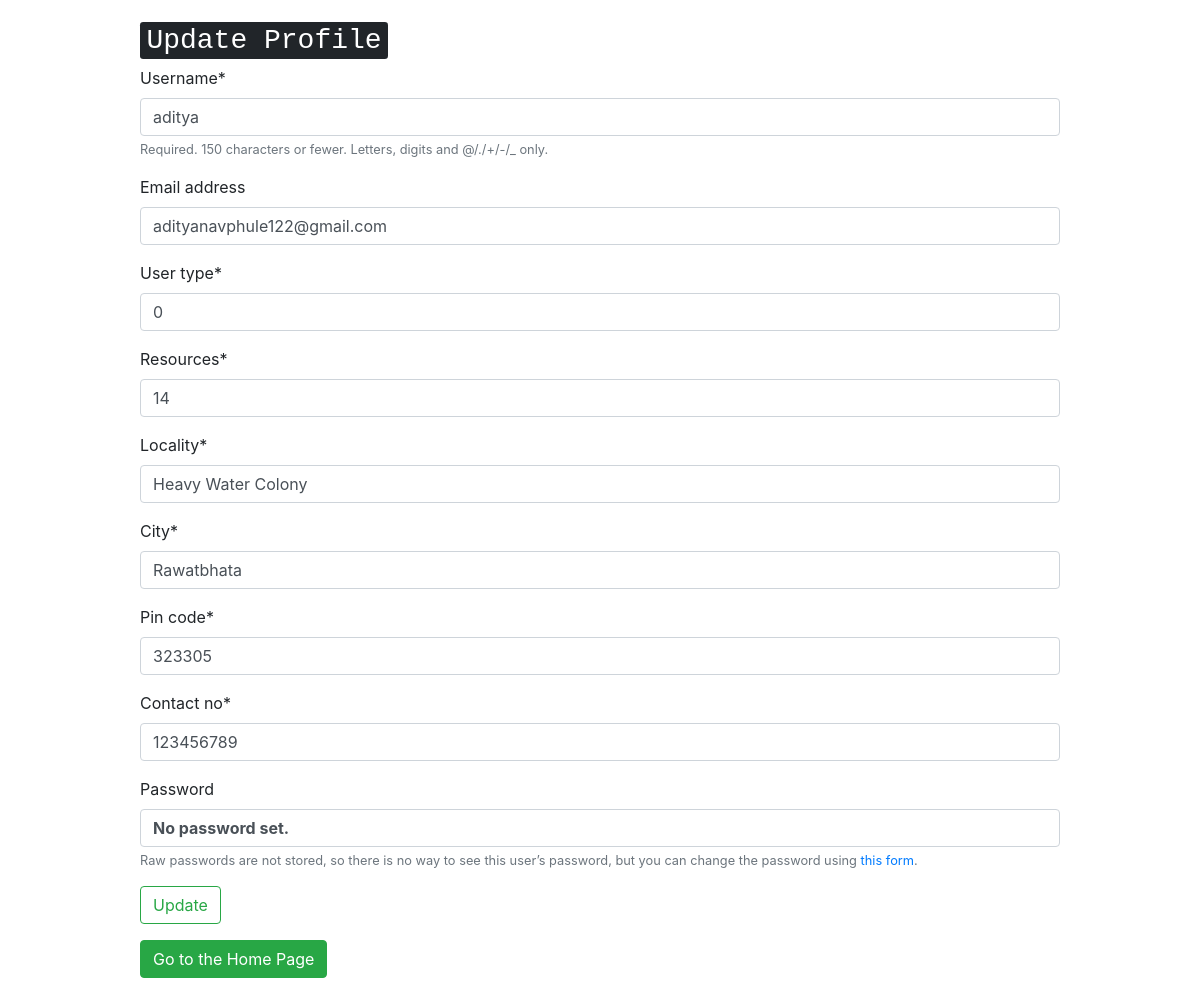
The page /users/edit/ (signed in) on the database as committed earlier.
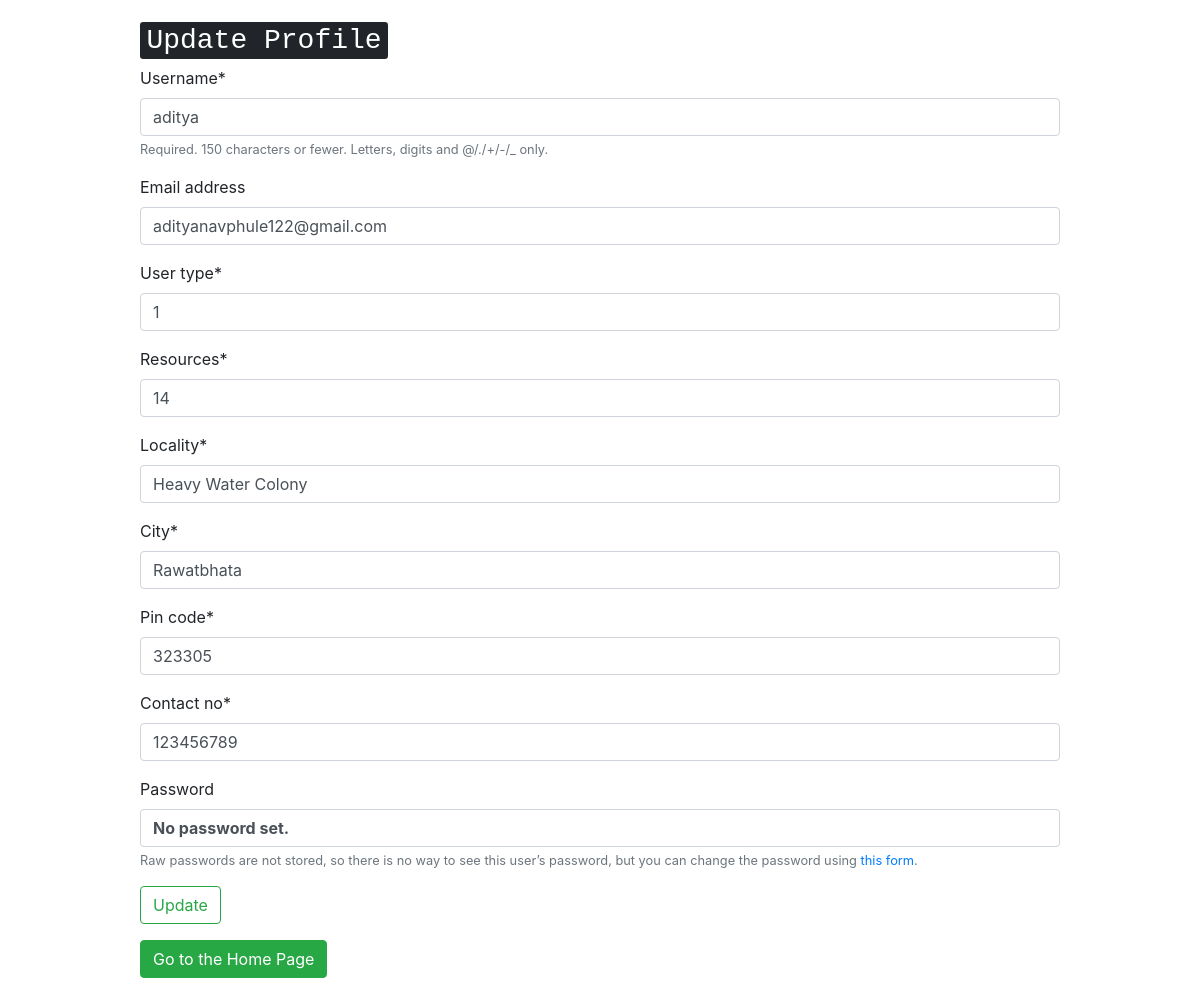
The same page on the database as committed later.
### customUser/models.py (models this page shows, shortened)
class CustomUser(AbstractUser):
    pin_code = models.IntegerField(null = True)
    contact_no = models.IntegerField(null = True)
    resources = models.IntegerField(null = True) # no. of persons avability/requirement
    locality = models.CharField(max_length = 100)
    city = models.CharField(max_length = 50)
    """CHOICES=[('0','Donor'),
                     ('1','Reciever')]"""
    user_type = models.IntegerField(null = True) # 0 - Donor 1 - Reciever

### customUser/views.py (the view)
# urls.py: path('edit/', views.edit_profile, name = 'edit_profile'),
@login_required(login_url="/users/login")
def edit_profile(request):
	if request.method == "POST":
		form = CustomUserChangeForm(request.POST, instance = request.user)
		if form.is_valid():
			form.save()
			return redirect('home')
		else:
			return HttpResponse('something is not right! (look again at the code)')
	elif request.method == "GET":
		form = CustomUserChangeForm(instance = request.user)
		context = {'form' : form }
		return render(request, 'edit_form.html', context)

### customUser/forms.py
class CustomUserChangeForm(UserChangeForm):
    class Meta:
        model = CustomUser
        fields = ('username', 'email', 'user_type', 'resources', 'locality', 'city', 'pin_code', 'contact_no')

### templates/edit_form.html (shortened to what this page needs)
{% extends 'base.html' %}
{% load static %}
{% load crispy_forms_tags %}
{% block content %}
<h2> <kbd> Update Profile </kbd> </h2>
<form method = "post">
	{{ form | crispy }}
	<button type = "submit" class = "btn btn-outline-success"> Update </button>
</form>
<form method = "post" action = "{% url 'homePage' %}">
		<button type = "submit" class = "btn btn-success"> Go to the Home Page </button>
	</form>
{% endblock %}

Rows that differ between the two databases and show on the page:
changed CustomUser "aditya": user_type "0" → "1"
